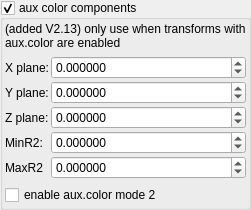
    <widget class="MyGroupBox" name="groupCheck_fold_color_aux_color_enabled_false">
     <property name="title">
      <string>aux color components</string>
     </property>
     <property name="checkable">
      <bool>true</bool>
     </property>
     <layout class="QVBoxLayout" name="verticalLayout_10">
      <property name="leftMargin">
       <number>2</number>
      </property>
      <property name="topMargin">
       <number>2</number>
      </property>
      <property name="rightMargin">
       <number>2</number>
      </property>
      <property name="bottomMargin">
       <number>2</number>
      </property>
      <item>
       <widget class="QLabel" name="label">
        <property name="text">
         <string>(added V2.13) only use when transforms with aux.color are enabled</string>
        </property>
        <property name="wordWrap">
         <bool>true</bool>
        </property>
       </widget>
      </item>
      <item>
       <layout class="QGridLayout" name="gridLayout_16" columnstretch="0,1">
        <property name="spacing">
         <number>2</number>
        </property>
        <item row="4" column="1">
         <widget class="MyDoubleSpinBox" name="spinbox_mandelbox_color_Sp2">
          <property name="sizePolicy">
           <sizepolicy hsizetype="Minimum" vsizetype="Maximum">
            <horstretch>0</horstretch>
            <verstretch>0</verstretch>
           </sizepolicy>
          </property>
          <property name="prefix">
           <string/>
          </property>
          <property name="suffix">
           <string/>
          </property>
          <property name="decimals">
           <number>6</number>
          </property>
          <property name="minimum">
           <double>-100.000000000000000</double>
          </property>
          <property name="maximum">
           <double>100.000000000000000</double>
          </property>
          <property name="singleStep">
           <double>0.100000000000000</double>
          </property>
         </widget>
        </item>
        <item row="1" column="1">
         <widget class="MyDoubleSpinBox" name="spinbox3_mandelbox_color_y">
          <property name="sizePolicy">
           <sizepolicy hsizetype="Minimum" vsizetype="Maximum">
            <horstretch>0</horstretch>
            <verstretch>0</verstretch>
           </sizepolicy>
          </property>
          <property name="prefix">
           <string/>
          </property>
          <property name="suffix">
           <string/>
          </property>
          <property name="decimals">
           <number>6</number>
          </property>
          <property name="minimum">
           <double>-100.000000000000000</double>
          </property>
          <property name="maximum">
           <double>100.000000000000000</double>
          </property>
          <property name="singleStep">
           <double>0.100000000000000</double>
          </property>
         </widget>
        </item>
        <item row="3" column="0">
         <widget class="QLabel" name="label_45">
          <property name="text">
           <string>MinR2:</string>
          </property>
         </widget>
        </item>
        <item row="2" column="0">
         <widget class="QLabel" name="label_42">
          <property name="text">
           <string>Z plane:</string>
          </property>
         </widget>
        </item>
        <item row="0" column="1">
         <widget class="MyDoubleSpinBox" name="spinbox3_mandelbox_color_x">
          <property name="sizePolicy">
           <sizepolicy hsizetype="Minimum" vsizetype="Maximum">
            <horstretch>0</horstretch>
            <verstretch>0</verstretch>
           </sizepolicy>
          </property>
          <property name="prefix">
           <string/>
          </property>
          <property name="suffix">
           <string/>
          </property>
          <property name="decimals">
           <number>6</number>
          </property>
          <property name="minimum">
           <double>-100.000000000000000</double>
          </property>
          <property name="maximum">
           <double>100.000000000000000</double>
          </property>
          <property name="singleStep">
           <double>0.100000000000000</double>
          </property>
         </widget>
        </item>
        <item row="0" column="0">
         <widget class="QLabel" name="label_34">
          <property name="text">
           <string>X plane:</string>
          </property>
         </widget>
        </item>
        <item row="2" column="1">
         <widget class="MyDoubleSpinBox" name="spinbox3_mandelbox_color_z">
          <property name="sizePolicy">
           <sizepolicy hsizetype="Minimum" vsizetype="Maximum">
            <horstretch>0</horstretch>
            <verstretch>0</verstretch>
           </sizepolicy>
          </property>
          <property name="prefix">
           <string/>
          </property>
          <property name="suffix">
           <string/>
          </property>
          <property name="decimals">
           <number>6</number>
          </property>
          <property name="minimum">
           <double>-100.000000000000000</double>
          </property>
          <property name="maximum">
           <double>100.000000000000000</double>
          </property>
          <property name="singleStep">
           <double>0.100000000000000</double>
          </property>
         </widget>
        </item>
        <item row="1" column="0">
         <widget class="QLabel" name="label_43">
          <property name="text">
           <string>Y plane:</string>
          </property>
         </widget>
        </item>
        <item row="3" column="1">
         <widget class="MyDoubleSpinBox" name="spinbox_mandelbox_color_Sp1">
          <property name="sizePolicy">
           <sizepolicy hsizetype="Minimum" vsizetype="Maximum">
            <horstretch>0</horstretch>
            <verstretch>0</verstretch>
           </sizepolicy>
          </property>
          <property name="prefix">
           <string/>
          </property>
          <property name="suffix">
           <string/>
          </property>
          <property name="decimals">
           <number>6</number>
          </property>
          <property name="minimum">
           <double>-100.000000000000000</double>
          </property>
          <property name="maximum">
           <double>100.000000000000000</double>
          </property>
          <property name="singleStep">
           <double>0.100000000000000</double>
          </property>
         </widget>
        </item>
        <item row="4" column="0">
         <widget class="QLabel" name="label_44">
          <property name="text">
           <string>MaxR2</string>
          </property>
         </widget>
        </item>
       </layout>
      </item>
      <item>
       <widget class="MyCheckBox" name="checkBox_transf_function_enabledCx_false">
        <property name="text">
         <string>enable aux.color mode 2</string>
        </property>
       </widget>
      </item>
     </layout>
    </widget>
